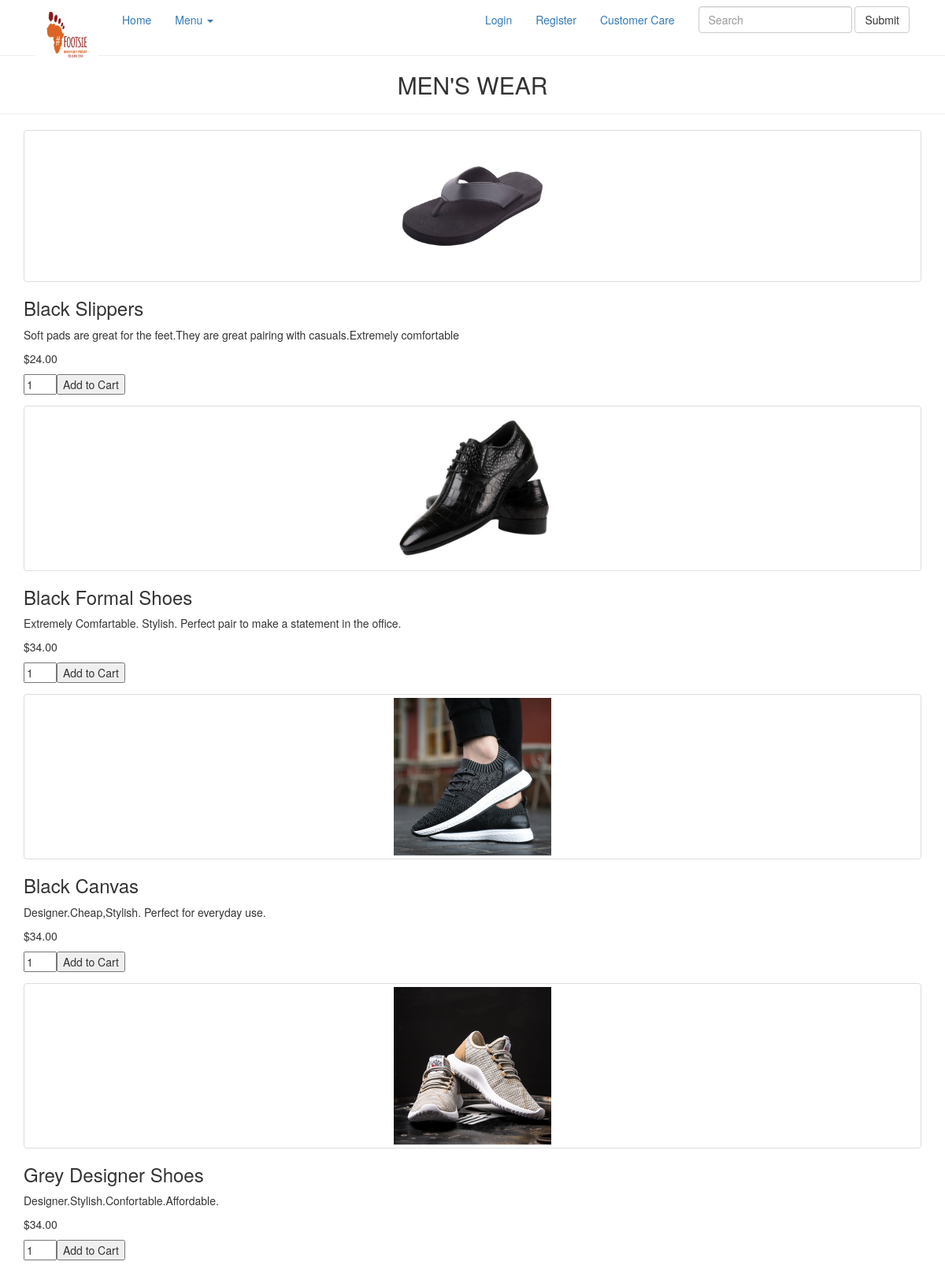
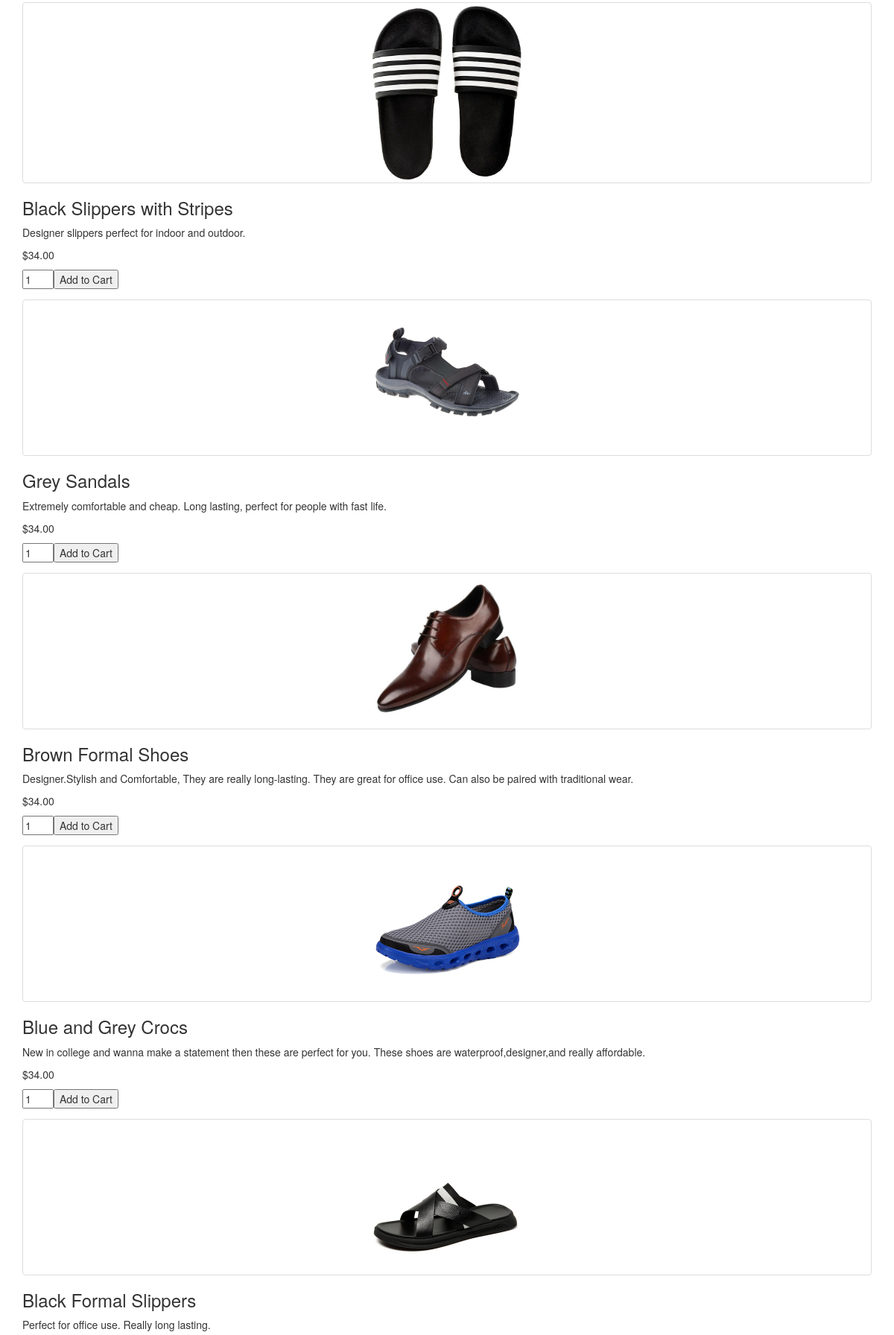
Screenshot of /menswear1.php (upper part) with the database file from the repository (2 pictures, top to bottom).
### tables this page shows
CREATE TABLE `products` (
  `id` int(8) NOT NULL,
  `name` varchar(255) NOT NULL,
  `code` varchar(255) NOT NULL,
  `image` text NOT NULL,
  `price` double(10,2) NOT NULL,
  `category` varchar(255) NOT NULL,
  `description` varchar(255) NOT NULL
);

### dbcontroller.php (called while the page is built, shortened)
<?php
class DBController {
	private $host = "localhost";
	private $user = "root";
	private $password = "";
	private $database = "phplogin";
	private $conn;
	function __construct() {
		$this->conn = $this->connectDB();
	}
	function connectDB() {
		$conn = mysqli_connect($this->host,$this->user,$this->password,$this->database);
		return $conn;
	}
	function runQuery($query) {
		$result = mysqli_query($this->conn,$query);
		while($row=mysqli_fetch_assoc($result)) {
			$resultset[] = $row;
		}
		if(!empty($resultset))
			return $resultset;
	}
}
?>

### menswear1.php (the view, shortened to what this page needs)
<html>
<head>
<link href="css/bootstrap.css" rel="stylesheet" type="text/css">
</head>
<body>
<nav>
  <div class="container">
    <div class="navbar-header">
      <a class="navbar-brand" href="#"><img src="images/footsie-story.jpg" width="80" height="60"></a> </div>
    <div class="collapse navbar-collapse">
      <ul class="nav navbar-nav">
        <li class="active"><a href="index.html">Home<span class="sr-only">(current)</span></a></li>
        <li class="dropdown"> <a href="#" class="dropdown-toggle" data-toggle="dropdown" role="button" aria-expanded="false" aria-haspopup="true">Menu <span class="caret"></span></a>
        </li>
      </ul>
      <form class="navbar-form navbar-right" role="search">
        <div class="form-group">
          <input type="text" class="form-control" placeholder="Search">
        </div>
        <button type="submit" class="btn btn-default">Submit</button>
      </form>
      <ul class="nav navbar-nav navbar-right hidden-sm">
        <li><a href="userlogin.html">Login</a></li>
        <li><a href="registration.html">Register</a></li>
        <li><a href="customercare.html">Customer Care</a></li>
      </ul>
    </div>
  </div>
</nav>
<hr>
<h2 class="text-center">MEN'S WEAR</h2>
<hr>
<?php
	require_once("dbcontroller.php");
	$db_handle = new DBController();
	$product_array = $db_handle->runQuery("SELECT * FROM products WHERE category='Men'  ORDER BY id ASC ");
	if (!empty($product_array)) {
		foreach($product_array as $key=>$value){
	?>
		<div class="container">
			<form method="post" action="cart.php?action=add&code=<?php echo $product_array[$key]["code"]; ?>">
			<div class="thumbnail"> <img src="<?php echo $product_array[$key]["image"]; ?>" alt="Thumbnail Image 1" width="200" height="200" class="img-responsive"></div>
        <div class="caption">
			<h3><?php echo $product_array[$key]["name"]; ?></h3>
			<p><?php echo $product_array[$key]["description"]; ?></p>
			<p><?php echo "$".$product_array[$key]["price"]; ?></p>
			<div class="cart-action"><input type="text" class="product-quantity" name="quantity" value="1" size="2" /><input type="submit" value="Add to Cart" class="btnAddAction" /></div>
		    </form>
		</div>
	<?php
		}
	}
	?>
</body>
</html>

### rows the page displays
products: image (picture), name "Black Slippers", description "Soft pads are great for the feet.They are great pairing with casuals.Extremely comfortable", price "24.00"
products: image (picture), name "Black Formal Shoes", description "Extremely Comfartable. Stylish. Perfect pair to make a statement in the office.", price "34.00"
products: image (picture), name "Black Canvas", description "Designer.Cheap,Stylish. Perfect for everyday use.", price "34.00"
products: image (picture), name "Grey Designer Shoes", description "Designer.Stylish.Confortable.Affordable.", price "34.00"
products: image (picture), name "Black Slippers with Stripes", description "Designer slippers perfect for indoor and outdoor.", price "34.00"
products: image (picture), name "Grey Sandals", description "Extremely comfortable and cheap. Long lasting, perfect for people with fast life.", price "34.00"
products: image (picture), name "Brown Formal Shoes", description "Designer.Stylish and Comfortable, They are really long-lasting. They are great for office use. Can also be paired with traditional wear.", price "34.00"
products: image (picture), name "Blue and Grey Crocs", description "New in college and wanna make a statement then these are perfect for you. These shoes are waterproof,designer,and really affordable.", price "34.00"
products: image (picture), name "Black Formal Slippers", description "Perfect for office use. Really long lasting."
